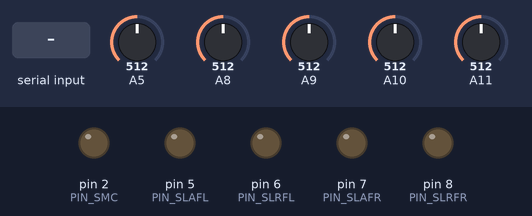
This sketch was run on a simulated Arduino Leonardo, built with avr-gcc and run on an emulated ATmega32U4. Shown: output pins drawn as LEDs (lit = HIGH). Inputs (shaded band) come from the test bench; at power-on: A5 = 512, A8 = 512, A9 = 512, A10 = 512, A11 = 512. What the sketch prints to the serial monitor is not drawn.

Above: at 1.2 s.
1.3 s: "a" received over Serial
At 2.5 s:
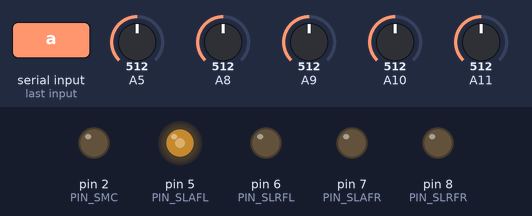
2.8 s: byte 49 ('1') received over Serial
At 3.7 s:
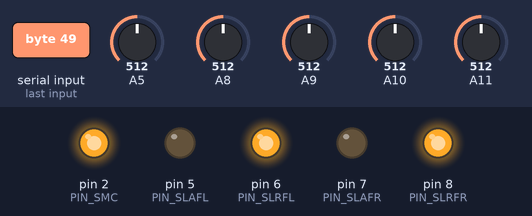
4.3 s: "u" received over Serial
At 5.4 s:
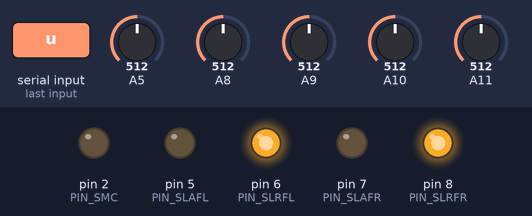
5.8 s: "s" received over Serial
At 6.4 s:
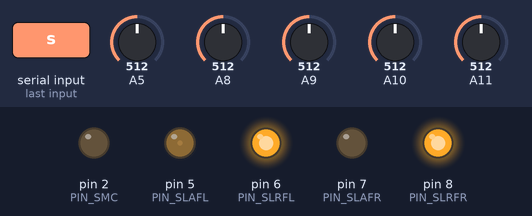
7.3 s: "j" received over Serial
At 8.5 s:
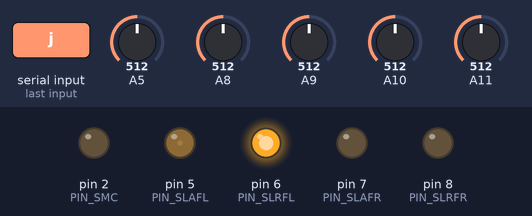
8.8 s: "g" received over Serial
At 9.5 s:
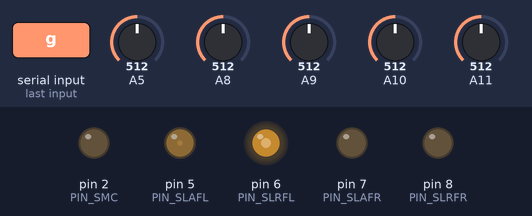
Timing chart, 0 to 11.3 s (numbered marks = the images above; inputs shaded):
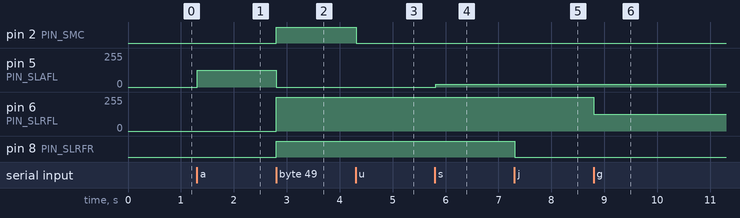

Measured:
- after the input at 1.3 s, pin 5 (PIN_SLAFL): 0/255 → 127/255 at once
- after the input at 2.8 s, pin 2 (PIN_SMC), pin 8 (PIN_SLRFR): LOW → HIGH at once; pin 5 (PIN_SLAFL): 127/255 → 0/255 at once; pin 6 (PIN_SLRFL): 0/255 → 255/255 at once
- after the input at 4.3 s, pin 2 (PIN_SMC): HIGH → LOW at once
- after the input at 5.8 s, pin 5 (PIN_SLAFL): 0/255 → 20/255 at once
- after the input at 7.3 s, pin 8 (PIN_SLRFR): HIGH → LOW at once
- after the input at 8.8 s, pin 6 (PIN_SLRFL): 255/255 → 127/255 at once

The sketch:

Woodpecker_Brake_module_test_CAN_bleeding.ino
```cpp
// Brake Module ECU test firmware
// 2004-2009 Prius brake actuator

 #include <SPI.h>
// #include <PID_v1.h>
 #include "FiniteStateMachine.h"
 #include "mcp_can.h"
 #include "can_frame.h"
 #include "control_protocol_can.h"


// MOSFET pin (digital) definitions ( MOSFETs control the solenoids )
// pins are not perfectly sequential because the clock frequency of certain pins is different.

// Duty cycles of pins 3 and 5 controlled by timer 3 (TCCR3B)
const byte PIN_SLAFL = 5;      // front left actuation
const byte PIN_SLAFR = 7;      // front right actuation

// Duty cycles of pins 6, 7, and 8 controlled by timer 4 (TCCR4B)
const byte PIN_SLRFL = 6;      // front left return
const byte PIN_SLRFR = 8;      // front right return
const byte PIN_SMC   = 2;      // master cylinder solenoids (two of them)

const byte PIN_PCK1 = 13;      // wheel pressure check pin 1 (PCK1) to assert | Digital IN 13 | PCK 1
const byte PIN_PCK2 = 12;      // wheel pressure check pin 2 (PCK2) to assert | Digital IN 12 | PCK 2

const byte PIN_BRAKE_SWITCH = 48;     // Brake switch PIN          | Digital PIN 48
const byte PIN_PUMP         = 49;     // accumulator pump motor    | Digital PIN 49

// sensor pin (analog) definitions
const byte PIN_MTT = 8;       // accumulator pump motor check (MTT)    | Analog IN 8  | MTT
const byte PIN_PACC = 9;       // pressure accumulator sensor          | Analog IN 9  | PACC
const byte PIN_PMC1 = 10;      // pressure master cylinder sensor 1    | Analog IN 10 | PMC 1
const byte PIN_PMC2 = 11;      // pressure master cylinder sensor 2    | Analog IN 11 | PMC 2
const byte PIN_PFR  = 13;      // pressure front right sensor          | Analog IN 13 | PFR
const byte PIN_PFL  = 14;      // pressure front left sensor           | Analog IN 14 | PFL


// the following are guesses, these need to be debugged/researched
const float ZERO_PRESSURE = 0.48;        // The voltage the sensors read when no pressure is present
const float MIN_PACC = 2.3;              // minumum accumulator pressure to maintain
const float MAX_PACC = 2.4;              // max accumulator pressure to maintain
const float PEDAL_THRESH = 0.6;          // Pressure for pedal interference

 // *****************************************************
 // static global data
 // *****************************************************

 // chip select pin for CAN Shield
 #define CAN_CS 53
 #define CAN_CONTROL_BAUD (CAN_500KBPS)
 #define CAN_INIT_RETRY_DELAY (50)
  // construct the CAN shield object
 MCP_CAN CAN(CAN_CS);                                    // Set CS pin for the CAN shield
 static can_frame_s rx_frame_ps_ctrl_brake_command;
 static can_frame_s tx_frame_ps_ctrl_brake_report;
 static uint32_t last_update_ms;
 #define PS_CTRL_RX_WARN_TIMEOUT (150)
 #define GET_TIMESTAMP_MS() ((uint32_t) millis())
 #define GET_TIMESTAMP_US() ((uint32_t) micros())
 bool controlEnabled = false;

 // convert the ADC reading (which goes from 0 - 1023) to a voltage (0 - 5V):
 float convertToVoltage(int input) {
     return input * (5.0 / 1023.0);
 }

 // wheel structure
 struct Brakes {
     float _pressureLeft = 0.0;            // last known right-side pressure
     float _pressureRight = 0.0;           // last known left-side pressure
     byte _sensorPinLeft = 99;             // pin associated with left-side  pressure sensor
     byte _sensorPinRight = 99;            // pin associated with right-side pressure sensors
     byte _solenoidPinLeftA = 99;          // pin associated with MOSFET, associated with actuation solenoid
     byte _solenoidPinRightA = 99;         // pin associated with MOSFET, associated with return solenoid
     byte _solenoidPinLeftR = 99;          // pin associated with MOSFET, associated with actuation solenoid
     byte _solenoidPinRightR = 99;         // pin associated with MOSFET, associated with return solenoid
     bool _increasingPressure = false;     // used to track if pressure should be increasing
     bool _decreasingPressure = false;     // used to track if pressure should be decreasing
     unsigned long _previousMillis = 0;    // will store last time solenoid was updated


     Brakes( byte sensorPinLeft, byte sensorPinRight, byte solenoidPinLeftA, byte solenoidPinRightA, byte solenoidPinLeftR, byte solenoidPinRightR );


     void depowerSolenoids()
     {
       analogWrite(_solenoidPinLeftA, 0);
       analogWrite(_solenoidPinRightA, 0);
       analogWrite(_solenoidPinLeftR, 0);
       analogWrite(_solenoidPinRightR, 0);

     }


     // fill pressure
     void powerSLA(int scaler)
     {
         analogWrite( _solenoidPinLeftA, scaler );
         analogWrite( _solenoidPinRightA, scaler );
     }


     void depowerSLA()
     {
         analogWrite( _solenoidPinLeftA, 0 );
         analogWrite( _solenoidPinRightA, 0 );
     }


     // spill pressure
     void powerSLR(int scaler)
     {
         analogWrite( _solenoidPinLeftR, scaler );
         analogWrite( _solenoidPinRightR, scaler );
     }


     void depowerSLR()
     {
         digitalWrite( _solenoidPinLeftR, LOW );
         digitalWrite( _solenoidPinRightR, LOW );
     }


     // take a pressure reading
     void updatePressure()
     {
       _pressureLeft = convertToVoltage( analogRead(_sensorPinLeft) );
       _pressureRight = convertToVoltage( analogRead(_sensorPinRight) );
     }
 };

static void init_can( void )
 {
     // Wait until we have initialized
     while( CAN.begin(CAN_CONTROL_BAUD) != CAN_OK )
     {
         // wait a little
         Serial.println( "init_can: Trying" );
         delay( CAN_INIT_RETRY_DELAY );
     }
      // Debug log
     Serial.println( "!!!!!!!!!!!!!!!!!!!!!!!!!!!!!!!!!!!!!!!!!!!!!!!!init_can: pass" );
 }


int deltaT=10,
    currMicros,
    lastMicros = 0;

unsigned long previousMillis=0;

float pressureToVoltage(int MPa) {
    return ( MPa + 217.1319446 ) / 505.5662053;
    // convert MPa pressure to equivalent voltage
    return MPa;
}

int voltageToPressure( float voltage) {
    // convert voltage reading from sensors to pressure in MPa
    return ( voltage * 505.5662053 ) - 217.1319446;
}


uint8_t incomingSerialByte;

// master Solenoid structure
struct SMC {
    float _pressure1 = 0.0; // Initialize pressures to 0.0 to avoid false values
    float _pressure2 = 0.0;
    byte _sensor1Pin = 99;
    byte _sensor2Pin = 99;
    byte _controlPin = 99;

    SMC( byte sensor1Pin, byte sensor2Pin, byte controlPin );

    void solenoidsClose()
    {
        analogWrite( _controlPin, 255 );
    }

    void solenoidsOpen()
    {
        analogWrite( _controlPin, 0 );
    }
};


SMC::SMC( byte sensor1Pin, byte sensor2Pin, byte controlPin )
{
  _sensor1Pin = sensor1Pin;
  _sensor2Pin = sensor2Pin;
  _controlPin = controlPin;

  pinMode( _controlPin, OUTPUT );  // We're writing to pin, set as an output

  solenoidsOpen();
}


// brake constructor
Brakes::Brakes( byte sensorPLeft, byte sensorPRight, byte solenoidPinLeftA, byte solenoidPinRightA, byte solenoidPinLeftR, byte solenoidPinRightR ) {
  _sensorPinLeft = sensorPLeft;
  _sensorPinRight = sensorPRight;
  _solenoidPinLeftA = solenoidPinLeftA;
  _solenoidPinRightA = solenoidPinRightA;
  _solenoidPinLeftR = solenoidPinLeftR;
  _solenoidPinRightR = solenoidPinRightR;

  // initialize solenoid pins to off
  digitalWrite( _solenoidPinLeftA, LOW );
  digitalWrite( _solenoidPinRightA, LOW );
  digitalWrite( _solenoidPinLeftR, LOW );
  digitalWrite( _solenoidPinRightR, LOW );

  // set pinmode to OUTPUT
  pinMode( _solenoidPinLeftA, OUTPUT );
  pinMode( _solenoidPinRightA, OUTPUT );
  pinMode( _solenoidPinLeftR, OUTPUT );
  pinMode( _solenoidPinRightR, OUTPUT );
}

// Instantiate objects
SMC smc(PIN_PMC1, PIN_PMC2, PIN_SMC);
Brakes brakes = Brakes( PIN_PFL, PIN_PFR, PIN_SLAFL, PIN_SLAFR, PIN_SLRFL, PIN_SLRFR);


// A function to parse incoming serial bytes
void processSerialByte() {
    if (incomingSerialByte == 'u') {
      SMCOpen();
    }
    if (incomingSerialByte == 'i') {
      SMCClose();
    }
    if (incomingSerialByte == 'a') {
      SLAFLOpen();
    }
    if (incomingSerialByte == 's') {
      SLAFLClose();
    }
    if (incomingSerialByte == 'd') {
      SLAFROpen();
    }
    if (incomingSerialByte == 'f') {
      SLAFRClose();
    }
    if (incomingSerialByte == 'g') {
      SLRFLOpen();
    }
    if (incomingSerialByte == 'h') {
      SLRFLClose();
    }
    if (incomingSerialByte == 'j') {
      SLRFROpen();
    }
    if (incomingSerialByte == 'k') {
      SLRFRClose();
    }


    if (incomingSerialByte == '1') {                  // reset
//        pressure_req = .48;
        Serial.println("reset pressure request");
    }
    if (incomingSerialByte == '1') {                  // reset
        smc.solenoidsOpen();
        Serial.println("opened SMCs");
    }
    if (incomingSerialByte == '1') {                  // reset
        smc.solenoidsClose();
        Serial.println("closed SMCs");
    }
    if (incomingSerialByte == '1') {                  // reset
        brakes.depowerSLR();
        Serial.println("depower SLRs");
    }
    if (incomingSerialByte == '1') {                  // reset
        brakes.powerSLR(255);
        Serial.println("power SLRs");
    }
    if (incomingSerialByte == '1') {                  // reset
        brakes.powerSLA(255);
        Serial.println("power SLAs");
    }
    if (incomingSerialByte == '1') {                  // reset
        brakes.depowerSLA();
       Serial.println("depower SLAs");
    }
    if (incomingSerialByte == '1') {                  // reset
//        Serial.println(accumulator._pressure);
    }
    if (incomingSerialByte == 'p') {
        Serial.println("{MESSAGE|DATA|Pump on}");
        digitalWrite(PIN_PUMP, HIGH);
    }
    if (incomingSerialByte == '[') {
        Serial.println("{MESSAGE|DATA|Pump off}");
        digitalWrite(PIN_PUMP, LOW);
    }
    if (incomingSerialByte == 'n') {
        Serial.println("{MESSAGE|DATA|Brake lights on}");
        digitalWrite(PIN_BRAKE_SWITCH, HIGH);
    }
    if (incomingSerialByte == 'm') {
        Serial.println("{MESSAGE|DATA|Brake lights off}");
        digitalWrite(PIN_BRAKE_SWITCH, LOW);
    }
      if (incomingSerialByte == 'z') {
        Serial.println("{MESSAGE|DATA|Pump startup check}");
   //     pump_startup_check();
    }
    if (incomingSerialByte == 'x') {
        Serial.println("{MESSAGE|DATA|Pressure startup check}");
   //     pressure_startup_check();
    }
    if (incomingSerialByte == 'b') {
        Serial.println("{MESSAGE|DATA|Test Power Drivers}");
        test_power_drivers();
    }
}

void SMCOpen()
    {
      pinMode( PIN_SMC, OUTPUT );
      analogWrite(PIN_SMC, 127);  //Pin 2
      Serial.println("{MESSAGE|DATA|Opened SMCs  S3 PWM}");
    }

void SMCClose()
    {
      pinMode( PIN_SMC, OUTPUT );
      analogWrite(PIN_SMC, 20);  //Pin 2
      Serial.println("{MESSAGE|DATA|Closed SMCs S3 PWM}");
    }

void SLAFLOpen()
    {
      pinMode( PIN_SLAFL, OUTPUT );
      analogWrite(PIN_SLAFL, 127); //Pin 5
      Serial.println("{MESSAGE|DATA|Opened SLAFL  S1 PWM}");
    }

void SLAFLClose()
    {
      pinMode( PIN_SLAFL, OUTPUT );
      analogWrite(PIN_SLAFL, 20); //Pin 5
      Serial.println("{MESSAGE|DATA|Closed SLAFL S1 PWM}");
    }

void SLAFROpen()
    {
      pinMode( PIN_SLAFR, OUTPUT );
      analogWrite(PIN_SLAFR, 127); //Pin 7
      Serial.println("{MESSAGE|DATA|Opened SLAFR  S5 PWM}");
    }

void SLAFRClose()
    {
      pinMode( PIN_SLAFR, OUTPUT );
      analogWrite(PIN_SLAFR, 20); //Pin 7
      Serial.println("{MESSAGE|DATA|Closed SLAFR S5 PWM}");
    }

void SLRFLOpen()
    {
      pinMode( PIN_SLRFL, OUTPUT );
      analogWrite(PIN_SLRFL, 127);
      Serial.println("{MESSAGE|DATA|Opened SLRFL  S2 PWM}");
    }

void SLRFLClose()
    {
      pinMode( PIN_SLRFL, OUTPUT );
      analogWrite(PIN_SLRFL, 20);
      Serial.println("{MESSAGE|DATA|Closed SLRFL S2 PWM}");
    }

void SLRFROpen()
    {
      pinMode( PIN_SLRFR, OUTPUT );
      analogWrite(PIN_SLRFR, 127);
      Serial.println("{MESSAGE|DATA|Opened SLRFR  S6 PWM}");
    }

void SLRFRClose()
    {
      pinMode( PIN_SLRFR, OUTPUT );
      analogWrite(PIN_SLRFR, 20);
      Serial.println("{MESSAGE|DATA|Closed SLRFR S6 PWM}");
    }


// the setup routine runs once when you press reset:
void setup( void )
{
    // set the Arduino's PWM timers to 3.921 KHz, above the acoustic range
    TCCR3B = (TCCR3B & 0xF8) | 0x02; // pins 2,3,5 | timer 3
    TCCR4B = (TCCR4B & 0xF8) | 0x02; // pins 6,7,8 | timer 4

    pinMode( PIN_BRAKE_SWITCH, OUTPUT );
    digitalWrite( PIN_BRAKE_SWITCH, LOW );

    pinMode( PIN_PUMP, OUTPUT );
    digitalWrite( PIN_PUMP, LOW );

    // depower all the things
//    digitalWrite( PIN_PUMP, LOW );
//    smc.solenoidsOpen();

    // close rear slrs. These should open only for emergencies and to release brake pressure
//    brakes.depowerSLR();

    // Clear any pressure in the accumulator
//    brakes.powerSLA(250);
//    delay(20000);

    // initialize for braking
//    brakes.depowerSLA();

    Serial.begin( 115200 );

  //  init_can();
    Serial.println( "!!!!!!!!!!!!!!!!!!!!!!!!!!!!!!!!!!!!!!!!General init: pass" );

}

// in order to test that each PWM driving circuit functions correctly, we can
// drive LEDS, one by one, in a breathing patter (increasing and decreasing PWM duty cycle).
void test_power_drivers() {

    // starting at 0% duty cycle, step up to 100% duty cycle (255)
    for (int fadeValue = 0 ; fadeValue <= 255; fadeValue += 5) {
        // sets the value (range from 0 to 255):
//        analogWrite(0, fadeValue);  not used
//        analogWrite(1, fadeValue);  not used
        analogWrite(2, fadeValue);  //SMC
        analogWrite(3, fadeValue);  // not used S4
//        analogWrite(4, fadeValue);  not used
        analogWrite(5, fadeValue);  //SLAFL
        analogWrite(6, fadeValue);  //SLRFL
        analogWrite(7, fadeValue);  //SLAFR
        analogWrite(8, fadeValue);  //SLRFR
        analogWrite(44, fadeValue);  //not used S7
        analogWrite(45, fadeValue);  //not used S8
        // wait for 30 milliseconds to see the dimming effect
        delay(100);
    }

    // fade from 100% duty cycle back to 0% duty cycle
    for (int fadeValue = 255 ; fadeValue >= 0; fadeValue -= 5) {
        // sets the value (range from 0 to 255):
//        analogWrite(0, fadeValue);  not used
//        analogWrite(1, fadeValue);  not used
        analogWrite(2, fadeValue);  //SMC
        analogWrite(3, fadeValue);  // not used S4
//        analogWrite(4, fadeValue);  not used
        analogWrite(5, fadeValue);  //SLAFL
        analogWrite(6, fadeValue);  //SLRFL
        analogWrite(7, fadeValue);  //SLAFR
        analogWrite(8, fadeValue);  //SLRFR
        analogWrite(44, fadeValue);  //not used S7
        analogWrite(45, fadeValue);  //not used S8
        // wait for 30 milliseconds to see the dimming effect
        delay(100);
    }

}


void loop()
{
    // read and parse incoming serial commands
    if( Serial.available() > 0 )
    {
        incomingSerialByte = Serial.read();
        processSerialByte();
    }

    float accumulator_pump_check  = convertToVoltage(analogRead(8));
    float MTT = voltageToPressure(accumulator_pump_check);
    Serial.println( "{TABLE|DESCRIPTION|MTT|Acumulator Pump Check}" );
    Serial.print( "{TABLE|SET|MTT|V= " );
    Serial.print( accumulator_pump_check );
    Serial.print( "  P= " );
    Serial.print( MTT );
    Serial.println( "}" );

    float pressure_accumulator_sensor = convertToVoltage(analogRead(9));
    float PACC = voltageToPressure(pressure_accumulator_sensor);
    Serial.println( "{TABLE|DESCRIPTION|PACC|Pressure accumulator sensor}" );
    Serial.print( "{TABLE|SET|PACC|V= " );
    Serial.print( pressure_accumulator_sensor );
    Serial.print( "  P= " );
    Serial.print( PACC );
    Serial.println( "}" );

    float PMC1_voltage = convertToVoltage(analogRead(10));
    float PMC1 = voltageToPressure(PMC1_voltage);
    Serial.println( "{TABLE|DESCRIPTION|PMC1|Pressure master cylinder 1}" );
    Serial.print( "{TABLE|SET|PMC1|V= " );
    Serial.print( PMC1_voltage );
    Serial.print( "  P= " );
    Serial.print( PMC1 );
    Serial.println( "}" );

    float PMC2_voltage = convertToVoltage(analogRead(11));
    float PMC2 = voltageToPressure(PMC2_voltage);
    Serial.println( "{TABLE|DESCRIPTION|PMC2|Pressure master cylinder 2}" );
    Serial.print( "{TABLE|SET|PMC2|V= " );
    Serial.print( PMC2_voltage );
    Serial.print( "  P= " );
    Serial.print( PMC2 );
    Serial.println( "}" );

    float pressure_front_right = convertToVoltage(analogRead(13));
    float PFR = voltageToPressure(pressure_front_right);
    Serial.println( "{TABLE|DESCRIPTION|PFR|Front Right wheel pressure}" );
    Serial.print( "{TABLE|SET|PFR|V= " );
    Serial.print( pressure_front_right );
    Serial.print( "  P= " );
    Serial.print( PFR );
    Serial.println( "}" );

    float pressure_front_left = convertToVoltage(analogRead(14));
    float PFL = voltageToPressure(pressure_front_left);
    Serial.println( "{TABLE|DESCRIPTION|PFL|Front Left wheel pressure}" );
    Serial.print( "{TABLE|SET|PFL|V= " );
    Serial.print( pressure_front_left );
    Serial.print( "  P= " );
    Serial.print( PFL );
    Serial.println( "}" );

}
```

Source omitted: FiniteStateMachine.cpp (2867 bytes), FiniteStateMachine.h (2918 bytes), can_frame.h (1883 bytes), control_protocol_can.h (17791 bytes), mcp_can.cpp (31638 bytes), mcp_can.h (6175 bytes), mcp_can_dfs.h (10204 bytes)
